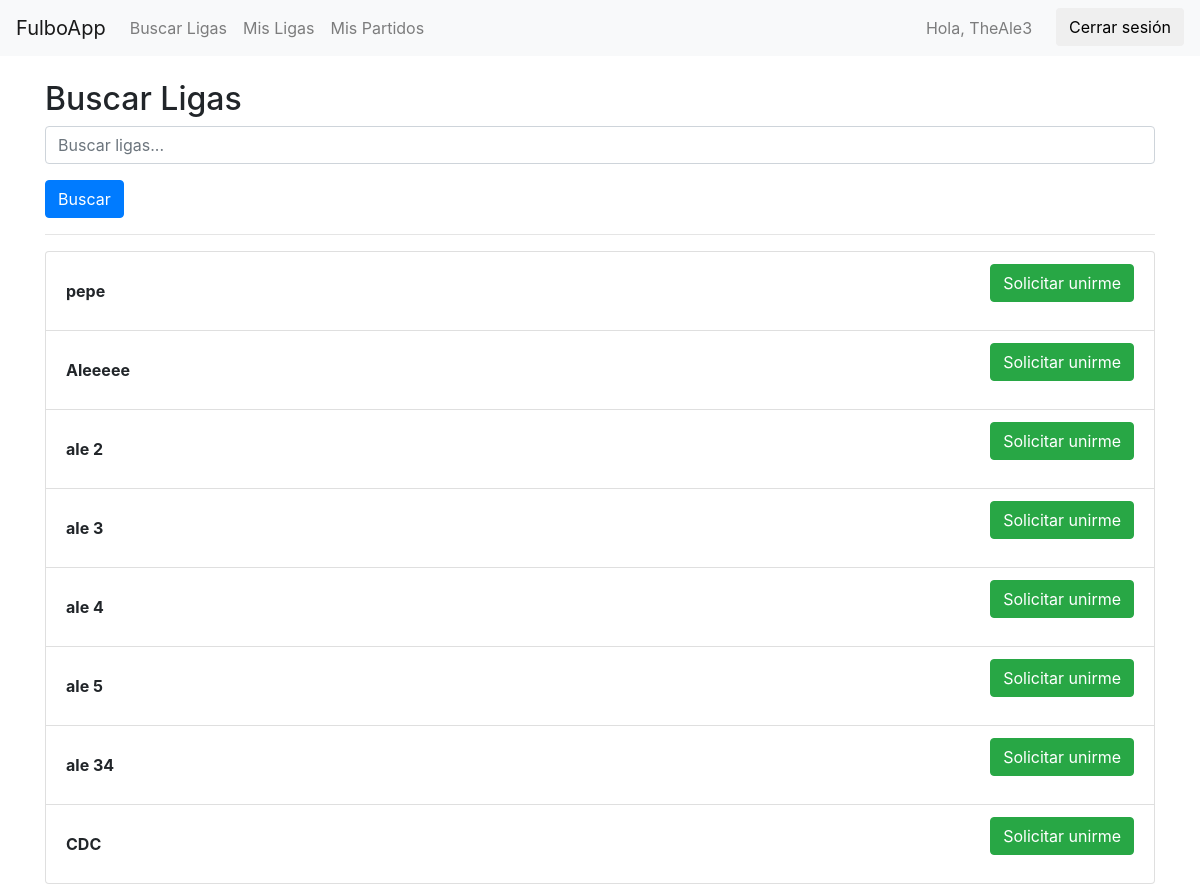
Page /AppFulbo/ligas/buscar/ (signed in) on the earlier database version.
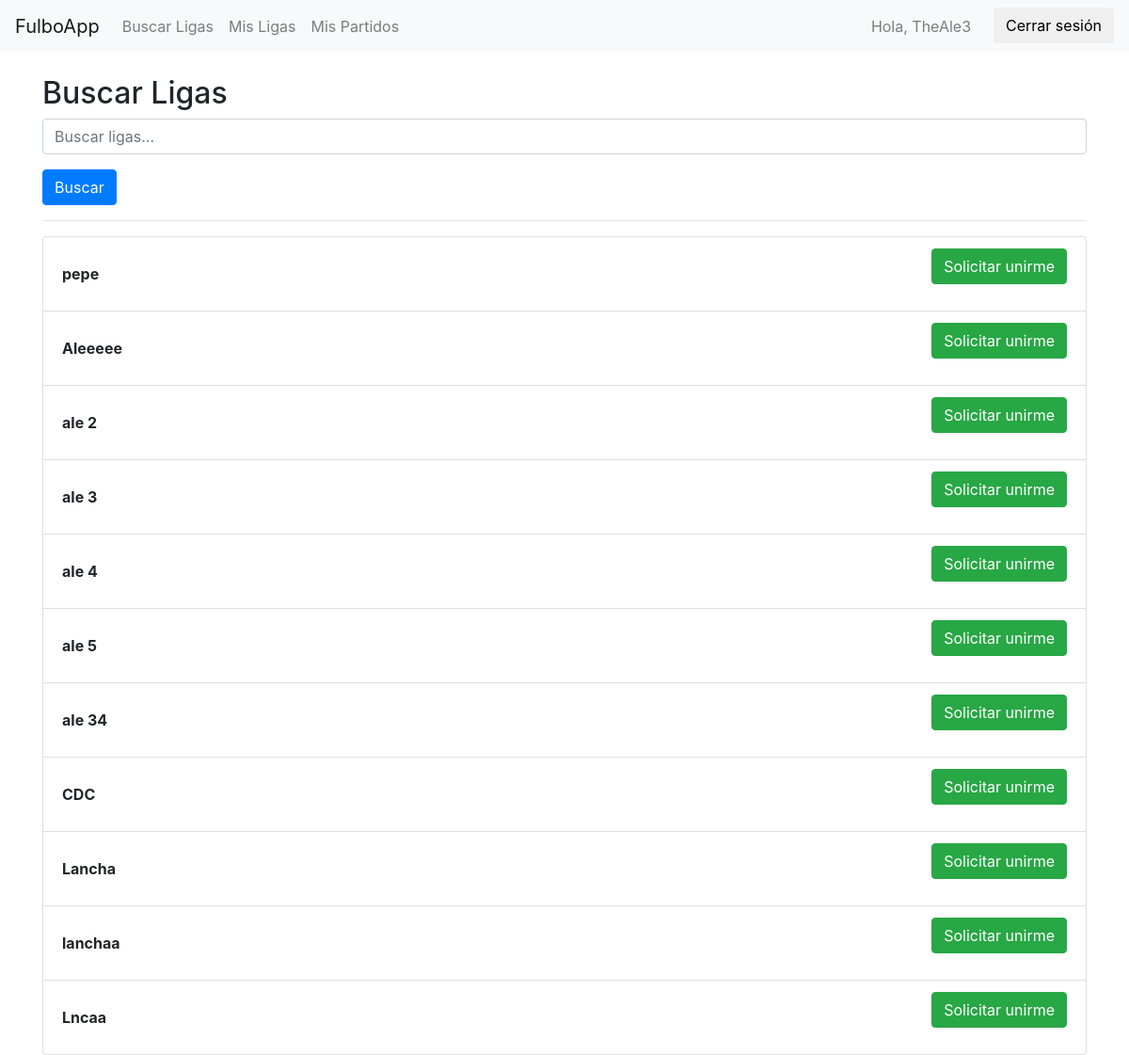
Same page on the later database version.
### AppFulbo/models.py (models this page shows, shortened)
class Liga(models.Model):
    nombre_liga= models.CharField(max_length=15,unique=True)

### AppFulbo/views.py (the view)
# urls.py: path('ligas/buscar/', views.buscar_ligas, name='buscar_ligas'),
@login_required
def buscar_ligas(request):
    query = request.GET.get('q', '')
    if query:
        ligas = Liga.objects.filter(nombre_liga__icontains=query)
    else:
        ligas = Liga.objects.all()
    context = {
        'ligas': ligas,
        'query': query,
    }
    return render(request, 'AppFulbo/buscar_ligas.html', context)

### AppFulbo/templates/AppFulbo/buscar_ligas.html (shortened to what this page needs)
{% extends 'AppFulbo/base.html' %}
{% block content %}
<h2>Buscar Ligas</h2>
<form method="get" action="{% url 'buscar_ligas' %}">
    <div class="form-group">
        <input type="text" name="q" class="form-control" placeholder="Buscar ligas..." value="{{ query }}">
    </div>
    <button type="submit" class="btn btn-primary">Buscar</button>
</form>
<hr>
{% if ligas %}
    <ul class="list-group">
        {% for liga in ligas %}
            <li class="list-group-item d-flex justify-content-between align-items-center">
                <div>
                    <strong>{{ liga.nombre_liga }}</strong>
                </div>
                <form method="post" action="{% url 'solicitar_unirse' liga.id %}">
                    <button type="submit" class="btn btn-success">Solicitar unirme</button>
                </form>
            </li>
        {% endfor %}
    </ul>
{% else %}
    <p>No se encontraron ligas.</p>
{% endif %}
{% endblock %}

Differences in the rows shown:
added Liga: nombre_liga "Lancha"
added Liga: nombre_liga "lanchaa"
added Liga: nombre_liga "Lncaa"
